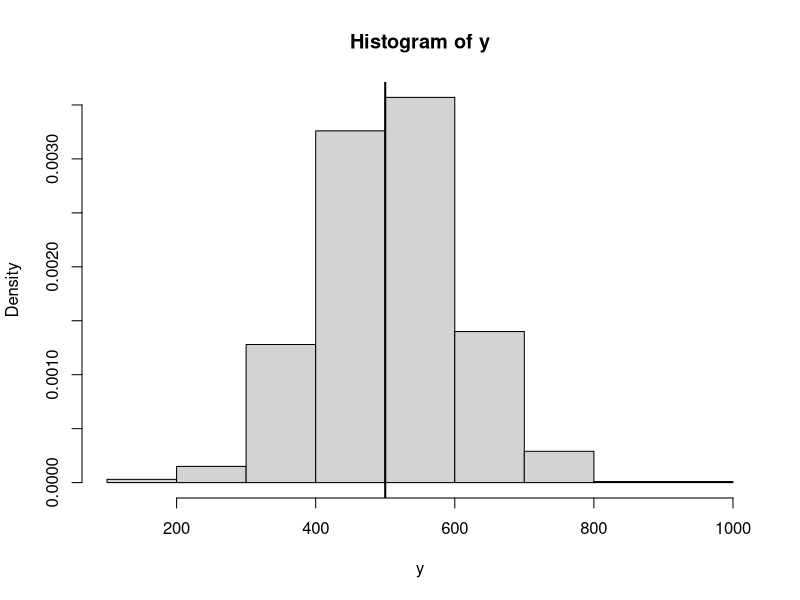
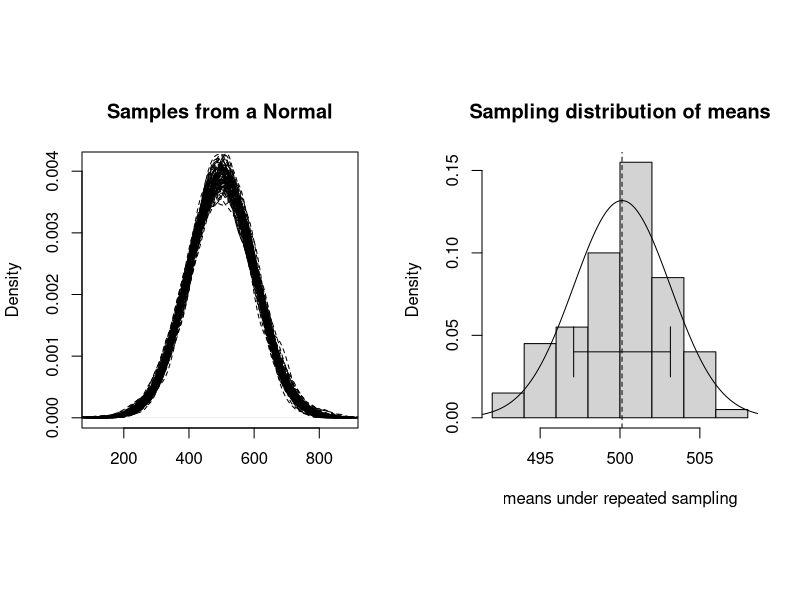
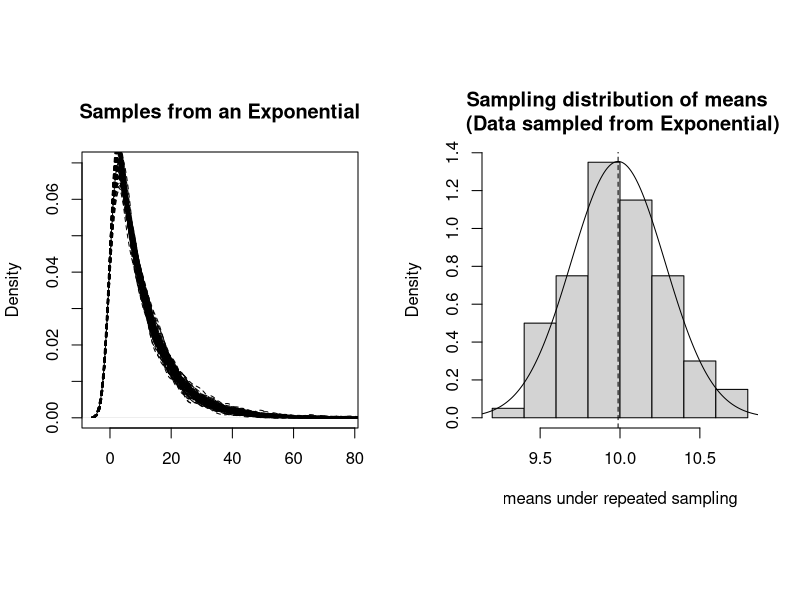
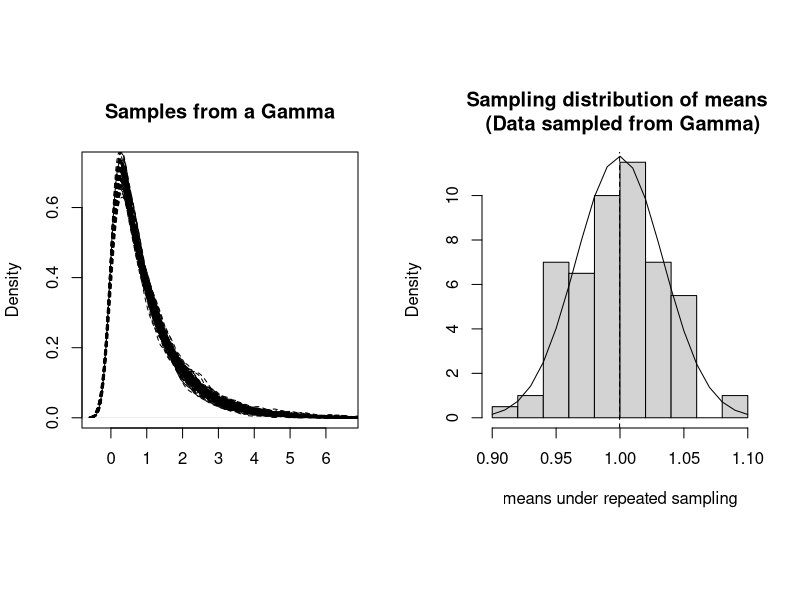
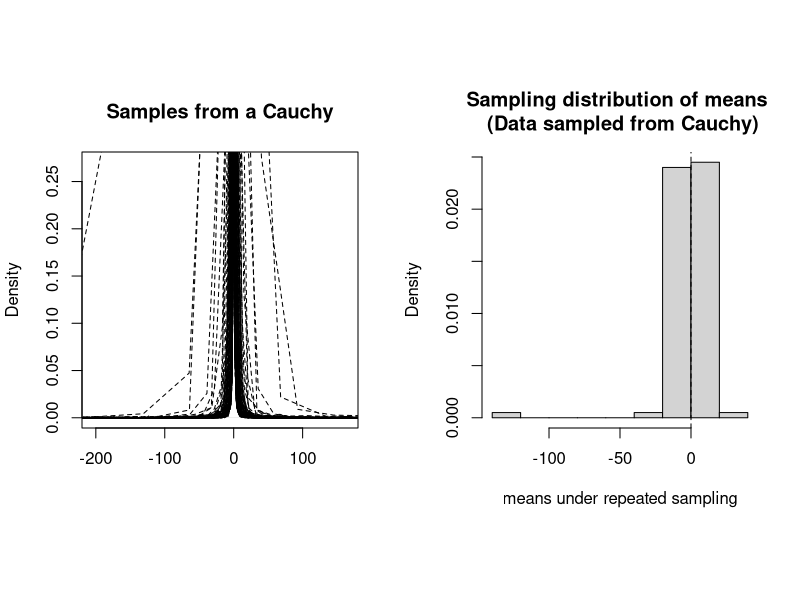
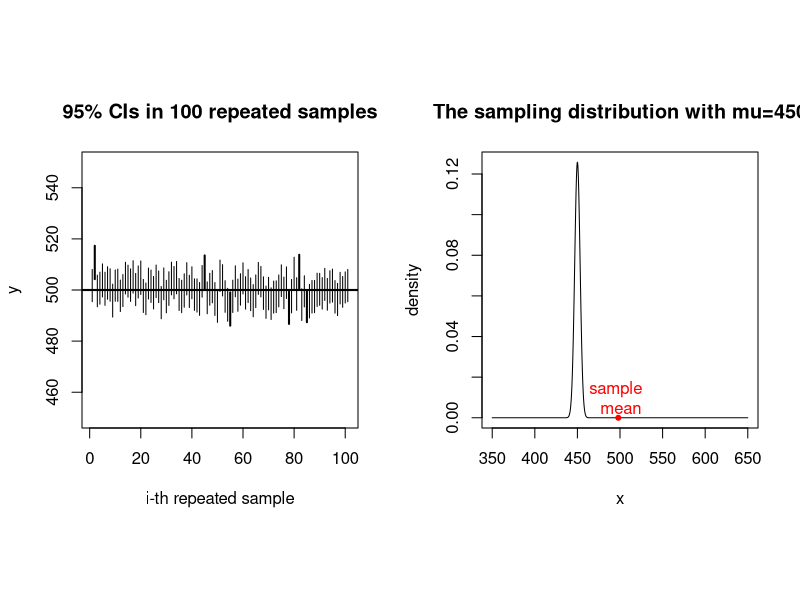
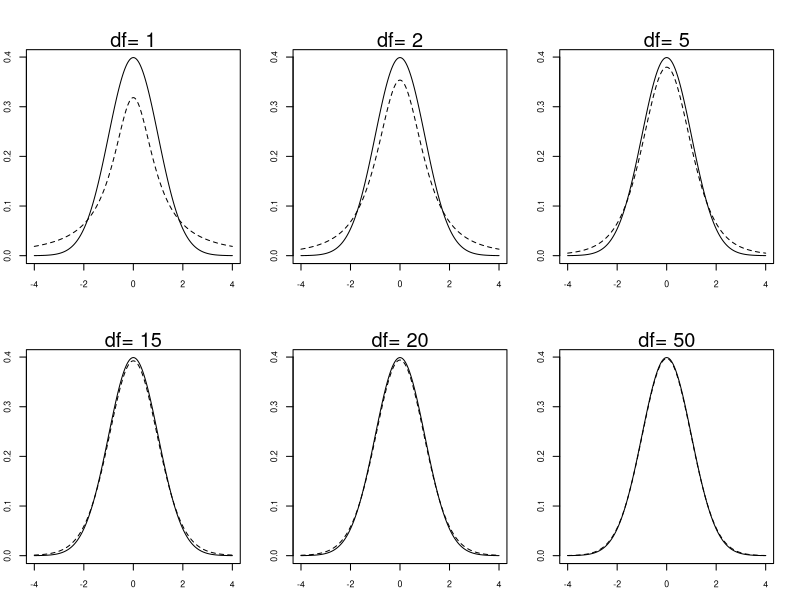
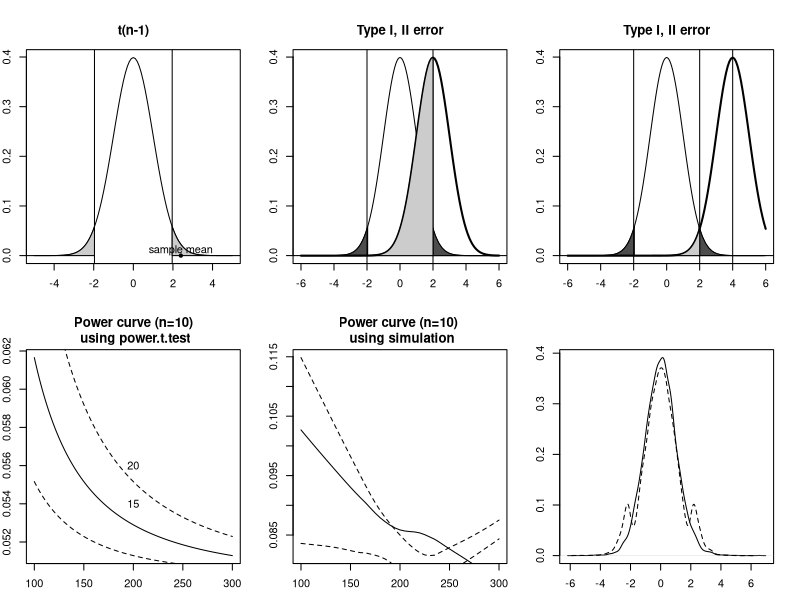

Write R code to recreate these figures, in order. (Note: this script raises an error after producing the figures.)
## ---- chunk 1
## sample size:
n<-1000
##  independent and identically distributed sample:
y<-rnorm(n,mean=500,sd=100)
## histogram of data:
hist(y,freq=FALSE)
## true value of mean:
abline(v=500,lwd=2)
## ---- chunk 2
mu<-500
sigma<-100
## number of experiments:
k<-100
## store for data:
y_matrix<-matrix(rep(NA,n*k),ncol=k)
for(i in 1:k){
  ## expt result with sample size n:
  y_matrix[,i]<-rnorm(n,mean=mu,sd=sigma)
}
## ---- chunk 3
## compute means from each replication:
y_means<-colMeans(y_matrix)
## the mean and sd (=standard error) of the means
mean(y_means);sd(y_means)
## ---- chunk 4
op<-par(mfrow=c(1,2),pty="s")

for(i in 1:k){
  if(i==1){
plot(density(y_matrix[,i]),main="Samples from a Normal",
     xlab="")
  } else {
lines(density(y_matrix[,i]),lty=2)
  }
}

hist(y_means,freq=FALSE,main="Sampling distribution of means",
     xlab="means under repeated sampling")
abline(v=mean(y_means),lty=2)
lines(seq(9,11,by=0.01),
      dnorm(seq(9,11,by=0.01),mean(y_means),sd(y_means)))
arrows(x0=mean(y_means)-sd(y_means),
      y0=0.04,
      x1=mean(y_means)+sd(y_means),
      y1=0.04,angle = 90,code=3)
lines(seq(490,510,by=0.01),
      dnorm(seq(490,510,by=0.01),
            mean(y_means),sd(y_means)))
## ---- chunk 5
## Sampling from an Exponential:
## number of experiments:
k<-100
y_matrix<-matrix(rep(NA,n*k),ncol=k)
for(i in 1:k){
  y_matrix[,i]<-rexp(n,rate=1/10)
}

op<-par(mfrow=c(1,2),pty="s")
for(i in 1:k){
  if(i==1){
plot(density(y_matrix[,i]),main="Samples from an Exponential",
     xlab="")
  } else {
lines(density(y_matrix[,i]),lty=2)
  }
}

## compute means from each replication:
y_means<-colMeans(y_matrix)
hist(y_means,freq=FALSE,main="Sampling distribution of means \n (Data sampled from Exponential)",
     xlab="means under repeated sampling")
abline(v=mean(y_means),lty=2)
lines(seq(9,11,by=0.01),
      dnorm(seq(9,11,by=0.01),mean(y_means),sd(y_means)))
## ---- chunk 6
## Sampling from a Gamma:
## number of experiments:
k<-100
y_matrix<-matrix(rep(NA,n*k),ncol=k)
for(i in 1:k){
  y_matrix[,i]<-rgamma(n,shape=1)
}

op<-par(mfrow=c(1,2),pty="s")
for(i in 1:k){
  if(i==1){
plot(density(y_matrix[,i]),main="Samples from a Gamma",
     xlab="")
  } else {
lines(density(y_matrix[,i]),lty=2)
  }
}
## compute means from each replication:
y_means<-colMeans(y_matrix)
hist(y_means,freq=FALSE,main="Sampling distribution of means \n (Data sampled from Gamma)",
     xlab="means under repeated sampling")
abline(v=mean(y_means),lty=2)
lines(seq(.9,1.1,by=0.01),
      dnorm(seq(.9,1.1,by=0.01),mean(y_means),sd(y_means)))
## ---- chunk 7
## Sampling from a Gamma:
## number of experiments:
k<-100
y_matrix<-matrix(rep(NA,n*k),ncol=k)
for(i in 1:k){
  y_matrix[,i]<-rcauchy(n)
}

op<-par(mfrow=c(1,2),pty="s")
for(i in 1:k){
  if(i==1){
plot(density(y_matrix[,i]),main="Samples from a Cauchy",
     xlab="")
  } else {
lines(density(y_matrix[,i]),lty=2)
  }
}
## compute means from each replication:
y_means<-colMeans(y_matrix)
hist(y_means,freq=FALSE,main="Sampling distribution of means \n (Data sampled from Cauchy)",
     xlab="means under repeated sampling")
abline(v=median(y_means),lty=2)
lines(seq(.9,1.1,by=0.01),
      dnorm(seq(.9,1.1,by=0.01),mean(y_means),sd(y_means)))
## ---- chunk 8
mu<-500
sigma<-100
n<-1000
nsim<-1000
lower<-rep(NA,nsim)
upper<-rep(NA,nsim)
for(i in 1:nsim){
  y<-rnorm(n,mean=mu,sd=sigma)
  lower[i]<-mean(y) - 2 * sd(y)/sqrt(n)
  upper[i]<-mean(y) + 2 * sd(y)/sqrt(n)
}

## check how many CIs contain mu:
CIs<-ifelse(lower<mu & upper>mu,1,0)
## approx. 95% of the CIs contain true mean:
round(table(CIs)[2]/sum(table(CIs)),2)
## ---- chunk 9
## define function for SE
se <- function(x)
      {
        y <- x[!is.na(x)] # remove the missing values, if any
        sqrt(var(as.vector(y))/length(y))
}
## define function for CI:
ci <- function (scores){
m <- mean(scores,na.rm=TRUE)
stderr <- se(scores)
len <- length(scores)
upper <- m + 2 * stderr 
lower <- m - 2 * stderr 
return(data.frame(lower=lower,upper=upper))
}

nsim<-100
## sample size:
n<-1000
lower <- rep(NA,nsim)
upper <- rep(NA,nsim)

store <- rep(NA,nsim)

for(i in 1:nsim){ 
  y <- rnorm(n,mean=mu,sd=sigma)
  lower[i] <- ci(y)$lower
  upper[i] <- ci(y)$upper
  if(lower[i]<mu & upper[i]>mu){
    store[i] <- TRUE} else {
      store[i] <- FALSE}
}

## need this for the plot below:
cis <- cbind(lower,upper)

main.title<-"95% CIs in 100 repeated samples"

line.width<-ifelse(store==FALSE,2,1)
cis<-cbind(cis,line.width)
y<-seq(450,550,by=1)
x<-1:length(y)
plot(x,y,type="n",xlab="i-th repeated sample",
     ylab="y",main=main.title)
abline(500,0,lwd=2)
x0<-x
x1<-x
arrows(x0,y0=cis[,1],
       x1,y1=cis[,2],length=0,lwd=cis[,3])
## ---- chunk 10
n<-1000
mu<-500
sigma<-100
## generate simulated data:
y <- rnorm(1000,mean=500,sd=100)
## compute summary statistics:
y_bar<-mean(y)
SE<-sd(y)/sqrt(n)
## ---- chunk 11
x<-seq(350,650,by=0.1)
plot(x,dnorm(x,mean=450,sd=SE),type="l",
     main="The sampling distribution with mu=450",
     ylab="density")
points(y_bar,0,col="red",pch=20)
text(x=y_bar,y=0.01,label="sample \n mean",col="red")
## ---- chunk 12
range <- seq(-4,4,.01)  

op<-par(mfrow=c(2,3),mar=c(2,2,3,2),pty="s")


 for(i in c(1,2,5,15,20,50)){
   plot(range,dnorm(range),type="l",lty=1,
        xlab="",ylab="",
        cex.axis=1,cex.axis=0.8)
   lines(range,dt(range,df=i),lty=2,lwd=1)
   mtext(paste("df=",i),cex=1.2)
 }
## ---- chunk 13
x<-seq(-5,5,by=0.1)
plot(x,dt(x,df=n),type="l",main="t(n-1)",
     ylab="density")

lower<-qt(0.025,df=n)
upper<-qt(0.975,df=n)
abline(v=lower)
abline(v=upper)

x1 <- seq(upper,20,0.001)
y1 <- dt(x1,df=n)
polygon(c(x1, rev(x1)), 
        c(rep(0, length(x1)), rev(y1)), 
        col = gray(0.8))

x1 <- seq(-20,lower,0.001)
y1 <- dt(x1,df=n)
polygon(c(x1, rev(x1)), 
        c(rep(0, length(x1)), rev(y1)), 
        col = gray(0.8))

points(2.4,0,col="black",pch=20)
text(x=2.4,y=0.01,label="sample mean",col="black")

## ---- chunk 14
abs(qt(0.025,df=15))
abs(qt(0.025,df=50))
## ---- chunk 15
## null hypothesis mean:
mu<-450
(t_value<-(y_bar-mu)/SE)
## ---- chunk 16
qt(0.025,df=n-1)
## ---- chunk 17
qt(0.975,df=n-1)
## ---- chunk 18
## observed t-value from t-test function:
t.test(y,mu=450)$statistic
## ---- chunk 19
t.test(y)$statistic
## ---- chunk 20
abs(qt(0.0025,df=n-1))
## ---- chunk 21
## function for plotting the area under the curve:
plot.prob<-function(x,
                           x.min,
                           x.max,
                           prob,
                           mean,
                           sd,
                           gray.level,main){

        plot(x,dnorm(x,mean,sd), 
                     type = "l",xlab="",
             ylab="",main=main)
        abline(h = 0)

## shade X<x    
    x1 = seq(x.min, qnorm(prob), abs(prob)/5)
    y1 = dnorm(x1, mean, sd)

    polygon(c(x1, rev(x1)), 
            c(rep(0, length(x1)), rev(y1)), 
            col = gray.level)
  }

shadenormal<- 
function (prob=0.5,
          gray1=gray(0.3),
          x.min=-6,
          x.max=abs(x.min),
          x = seq(x.min, x.max, 0.01),
          mean=0,
          sd=1,main="P(X<0)") 
{

plot.prob(x=x,x.min=x.min,x.max=x.max,
               prob=prob,
                      mean=mean,sd=sd,
     gray.level=gray1,main=main)     
}

shadenormal(prob=0.025,main="Type I, II error")

x1 <- seq(qnorm(0.975),6,abs(0.975)/5)
y1 <- dnorm(x1)

polygon(c(x1, rev(x1)), 
        c(rep(0, length(x1)), rev(y1)), 
        col = gray(0.3))

x<-seq(-6,6,by=0.1)
lines(x,dnorm(x,mean=2),col="black",lwd=2)
abline(v=2)
abline(v=-2)

x1 <- seq(-2,2,0.01)
y1 <- dnorm(x1,mean=2)

polygon(c(x1, rev(x1)), 
        c(rep(0, length(x1)), rev(y1)), 
        col = gray(0.8))

## ---- chunk 22
## function for plotting the area under the curve:
plot.prob<-function(x,
                           x.min,
                           x.max,
                           prob,
                           mean,
                           sd,
                           gray.level,main){

        plot(x,dnorm(x,mean,sd), 
                     type = "l",xlab="",
             ylab="",main=main)
        abline(h = 0)

## shade X<x    
    x1 = seq(x.min, qnorm(prob), abs(prob)/5)
    y1 = dnorm(x1, mean, sd)

    polygon(c(x1, rev(x1)), 
            c(rep(0, length(x1)), rev(y1)), 
            col = gray.level)
  }

shadenormal<- 
function (prob=0.5,
          gray1=gray(0.3),
          x.min=-6,
          x.max=abs(x.min),
          x = seq(x.min, x.max, 0.01),
          mean=0,
          sd=1,main="P(X<0)") 
{

plot.prob(x=x,x.min=x.min,x.max=x.max,
               prob=prob,
                      mean=mean,sd=sd,
     gray.level=gray1,main=main)     
}

shadenormal(prob=0.025,main="Type I, II error")

x1 <- seq(qnorm(0.975),6,abs(0.975)/5)
y1 <- dnorm(x1)

polygon(c(x1, rev(x1)), 
        c(rep(0, length(x1)), rev(y1)), 
        col = gray(0.3))

x<-seq(-6,6,by=0.1)
lines(x,dnorm(x,mean=4),col="black",lwd=2)
abline(v=4)
abline(v=2)
abline(v=-2)

x1 <- seq(-2,2,0.01)
y1 <- dnorm(x1,mean=4)

polygon(c(x1, rev(x1)), 
        c(rep(0, length(x1)), rev(y1)), 
        col = gray(0.8))

## ---- chunk 23
sds<-seq(100,300,by=1)
lower<-power.t.test(delta=15-5,sd=sds,n=10,strict =TRUE)$power
upper<-power.t.test(delta=15+5,sd=sds,n=10,strict =TRUE)$power
meanval<-power.t.test(delta=15,sd=sds,n=10,strict =TRUE)$power

plot(sds,meanval,type="l",main="Power curve (n=10)\n using power.t.test",xlab="standard deviation",ylab="effect size")
lines(sds,lower,lty=2)
lines(sds,upper,lty=2)
text(200,0.05,"10")
text(200,0.054,"15")
text(200,0.056,"20")
## ---- chunk 24
compute_power<-function(nsim=1000,n=10,
                        effect = NULL,
                        stddev=NULL
                        ){
  temp_power<-rep(NA,nsim)
  for(i in 1:nsim){
   y<-rnorm(n,mean=effect,sd=stddev)
   temp_power[i]<-ifelse(abs(t.test(y)$statistic)>2,1,0)
  }
  ## return power calculation:
  mean(temp_power)
}
## ---- chunk 25
sds<-seq(100,300,by=5)


nsim<-10000
n<-10
power_meanval<-power_lowerval<-power_upperval<-rep(NA,length(sds))
for(s in 1:length(sds)){
  power_meanval[s]<-compute_power(nsim=1000,n=10,
                        effect = 15,
                        stddev=sds[s])
}
for(s in 1:length(sds)){
  power_lowerval[s]<-compute_power(nsim=1000,n=10,
                        effect = 10,
                        stddev=sds[s])
}
for(s in 1:length(sds)){
  power_upperval[s]<-compute_power(nsim=1000,n=10,
                        effect = 20,
                        stddev=sds[s])
}
plot(sds,lowess(power_upperval)$y,type="l",lty=2,
     xlab="standard deviation",ylab="power",
     main="Power curve (n=10) \n using simulation",)
lines(sds,lowess(power_lowerval)$y,lty=2)
lines(sds,lowess(power_meanval)$y,lty=1)


## ---- chunk 26
(t_value<-t.test(y,mu=450)$statistic)
2*pt(abs(t_value),df=n-1,lower.tail=FALSE)
## ---- chunk 27
## probable effect size, derived from past studies:
D<-15
## SE from the study of interest:
se<-46
stddev<-se*sqrt(37)
nsim<-10000
drep<-rep(NA,nsim)
for(i in 1:nsim){
samp<-rnorm(37,mean=D,sd=stddev)
drep[i]<-mean(samp)
}
## ---- chunk 28
##power: the proportion of cases where 
## we reject the null hypothesis correctly:
(pow<-mean(ifelse(abs(drep/se)>2,1,0)))
## ---- chunk 29
## which results in drep are significant at alpha=0.05?
signif<-which(abs(drep/se)>2)
## ---- chunk 30
## Type S error rate | signif:
(types_sig<-mean(drep[signif]<0))
## Type M error rate | signif: 
(typem_sig<-mean(abs(drep[signif])/D))
## ---- chunk 31
##Standard properties of the t-test:
pvals<-NULL
tstat_standard<-NULL
n<-15
nsim<-10000
## assume a standard dev of 1:
stddev<-250
mn<-0
for(i in 1:nsim){
  samp<-rnorm(n,mean=mn,sd=stddev)
  pvals[i]<-t.test(samp)$p.value
  tstat_standard[i]<-t.test(samp)$statistic
}
## ---- chunk 32
round(table(pvals<0.05)[2]/nsim,2)
## ---- chunk 33
pvals<-NULL
tstat<-NULL
## how many subjects can I run?
upper_bound<-n*6

for(i in 1:nsim){
  significant<-FALSE 
  x<-rnorm(n,mean=mn,sd=stddev) ## take sample
while(!significant & length(x)<upper_bound){
  ## if not significant:
if(t.test(x)$p.value>0.05){
  x<-append(x,rnorm(n,mean=mn,sd=stddev)) ## get more data
} else {significant<-TRUE}   ## otherwise stop:
}
pvals[i]<-t.test(x)$p.value
tstat[i]<-t.test(x)$statistic
}
## ---- chunk 34
round(table(pvals<0.05)[2]/nsim,2)
## ---- chunk 35
plot(density(tstat_standard),main="",xlab="")
lines(density(tstat),lty=2)
## ---- chunk 36
F1data<-read.table("data/F1_data.txt",header=TRUE)
F1data
## ---- chunk 37
t.test(F1data$female,F1data$male,paired=FALSE,var.equal=TRUE)
## ---- chunk 38
n_m<-n_f<-19
## difference of sample means:
d<-mean(F1data$female)-mean(F1data$male)
(SE<-sqrt(var(F1data$male)/n_m+var(F1data$female)/n_f))
(observed_t <- (d-0)/SE)
## p-value:
2*(1-pt(observed_t,df=36))
## ---- chunk 39
d<-F1data$female-F1data$male
t.test(d)
## ---- chunk 40
t.test(F1data$female,F1data$male,paired=TRUE)
## ---- chunk 41
gg05e1 <- read.table("data/grodnergibsonE1crit.txt",
                     header=TRUE)

head(gg05e1)
## ---- chunk 42
t(xtabs(~subject+condition,gg05e1))
t(xtabs(~item+condition,gg05e1))
## ---- chunk 43
t.test(rawRT~condition,gg05e1)
## ---- chunk 44
t.test(rawRT~condition,paired=TRUE,gg05e1)
## ---- chunk 45
bysubj<-aggregate(rawRT~subject+condition,mean,
                           data=gg05e1)
t(xtabs(~subject+condition,bysubj))
## ---- chunk 46
SRdata<-subset(bysubj,condition=="subjgap")$rawRT
ORdata<-subset(bysubj,condition=="objgap")$rawRT
plot(SRdata,ORdata)
cor(SRdata,ORdata)
abline(lm(ORdata~SRdata))
## ---- chunk 47
t.test(rawRT~condition, bysubj,paired=TRUE)
